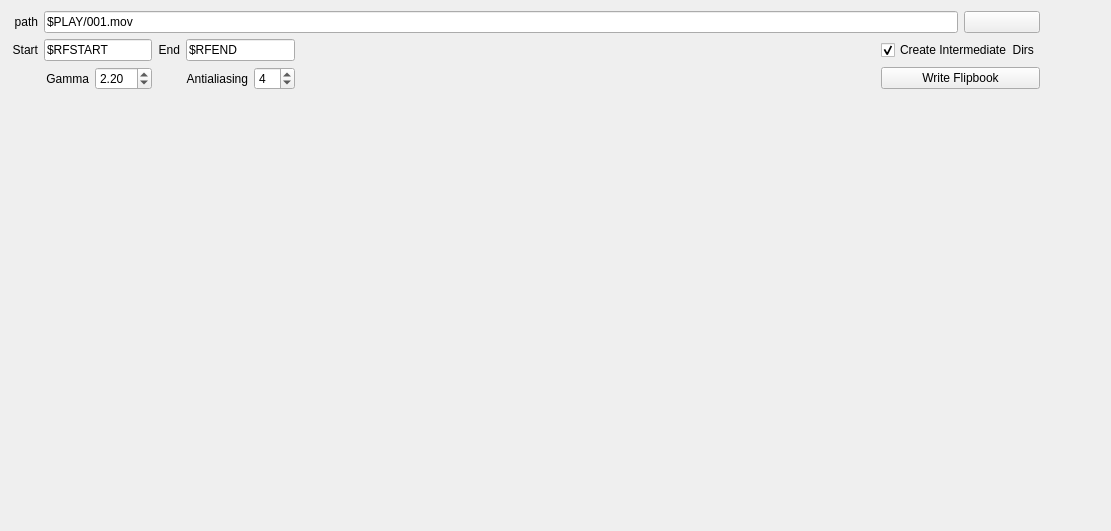
<?xml version="1.0" encoding="UTF-8"?>
<ui version="4.0">
 <class>flipbook</class>
 <widget class="QWidget" name="flipbook">
  <property name="geometry">
   <rect>
    <x>0</x>
    <y>0</y>
    <width>1111</width>
    <height>531</height>
   </rect>
  </property>
  <property name="windowTitle">
   <string>Form</string>
  </property>
  <layout class="QGridLayout" name="gridLayout" columnstretch="0,0,0,0,0,0,1,0,0,0,0">
   <item row="2" column="8" colspan="2">
    <widget class="QPushButton" name="flipbookButton">
     <property name="text">
      <string>Write Flipbook</string>
     </property>
    </widget>
   </item>
   <item row="3" column="6">
    <spacer name="verticalSpacer">
     <property name="orientation">
      <enum>Qt::Vertical</enum>
     </property>
     <property name="sizeHint" stdset="0">
      <size>
       <width>20</width>
       <height>40</height>
      </size>
     </property>
    </spacer>
   </item>
   <item row="1" column="0">
    <widget class="QLabel" name="label_2">
     <property name="layoutDirection">
      <enum>Qt::LeftToRight</enum>
     </property>
     <property name="text">
      <string>Start</string>
     </property>
     <property name="alignment">
      <set>Qt::AlignRight|Qt::AlignTrailing|Qt::AlignVCenter</set>
     </property>
    </widget>
   </item>
   <item row="1" column="8" colspan="2">
    <widget class="QCheckBox" name="dirToggle">
     <property name="enabled">
      <bool>true</bool>
     </property>
     <property name="text">
      <string>Create Intermediate  Dirs</string>
     </property>
     <property name="checked">
      <bool>true</bool>
     </property>
     <property name="tristate">
      <bool>false</bool>
     </property>
    </widget>
   </item>
   <item row="1" column="1" colspan="2">
    <widget class="QLineEdit" name="startField">
     <property name="text">
      <string>$RFSTART</string>
     </property>
    </widget>
   </item>
   <item row="0" column="9">
    <widget class="QPushButton" name="getDirBtn">
     <property name="sizePolicy">
      <sizepolicy hsizetype="Fixed" vsizetype="Fixed">
       <horstretch>0</horstretch>
       <verstretch>0</verstretch>
      </sizepolicy>
     </property>
     <property name="maximumSize">
      <size>
       <width>150</width>
       <height>16777215</height>
      </size>
     </property>
     <property name="text">
      <string/>
     </property>
    </widget>
   </item>
   <item row="0" column="0">
    <widget class="QLabel" name="label_8">
     <property name="layoutDirection">
      <enum>Qt::LeftToRight</enum>
     </property>
     <property name="text">
      <string>path</string>
     </property>
     <property name="alignment">
      <set>Qt::AlignRight|Qt::AlignTrailing|Qt::AlignVCenter</set>
     </property>
    </widget>
   </item>
   <item row="1" column="3">
    <widget class="QLabel" name="label_3">
     <property name="layoutDirection">
      <enum>Qt::LeftToRight</enum>
     </property>
     <property name="text">
      <string>End</string>
     </property>
     <property name="alignment">
      <set>Qt::AlignRight|Qt::AlignTrailing|Qt::AlignVCenter</set>
     </property>
    </widget>
   </item>
   <item row="1" column="10">
    <widget class="QLabel" name="label">
     <property name="text">
      <string>                </string>
     </property>
    </widget>
   </item>
   <item row="0" column="1" colspan="8">
    <widget class="QLineEdit" name="pathField">
     <property name="text">
      <string>$PLAY/001.mov</string>
     </property>
    </widget>
   </item>
   <item row="1" column="4" colspan="2">
    <widget class="QLineEdit" name="endField">
     <property name="text">
      <string>$RFEND</string>
     </property>
    </widget>
   </item>
   <item row="2" column="2">
    <widget class="QDoubleSpinBox" name="gammaSpinBox">
     <property name="value">
      <double>2.200000000000000</double>
     </property>
    </widget>
   </item>
   <item row="2" column="1">
    <widget class="QLabel" name="label_4">
     <property name="text">
      <string>Gamma</string>
     </property>
     <property name="alignment">
      <set>Qt::AlignRight|Qt::AlignTrailing|Qt::AlignVCenter</set>
     </property>
    </widget>
   </item>
   <item row="2" column="5">
    <widget class="QSpinBox" name="antialiasSpinBox">
     <property name="value">
      <number>4</number>
     </property>
    </widget>
   </item>
   <item row="2" column="4">
    <widget class="QLabel" name="label_5">
     <property name="text">
      <string>Antialiasing</string>
     </property>
     <property name="alignment">
      <set>Qt::AlignRight|Qt::AlignTrailing|Qt::AlignVCenter</set>
     </property>
    </widget>
   </item>
  </layout>
 </widget>
 <resources/>
 <connections/>
</ui>
